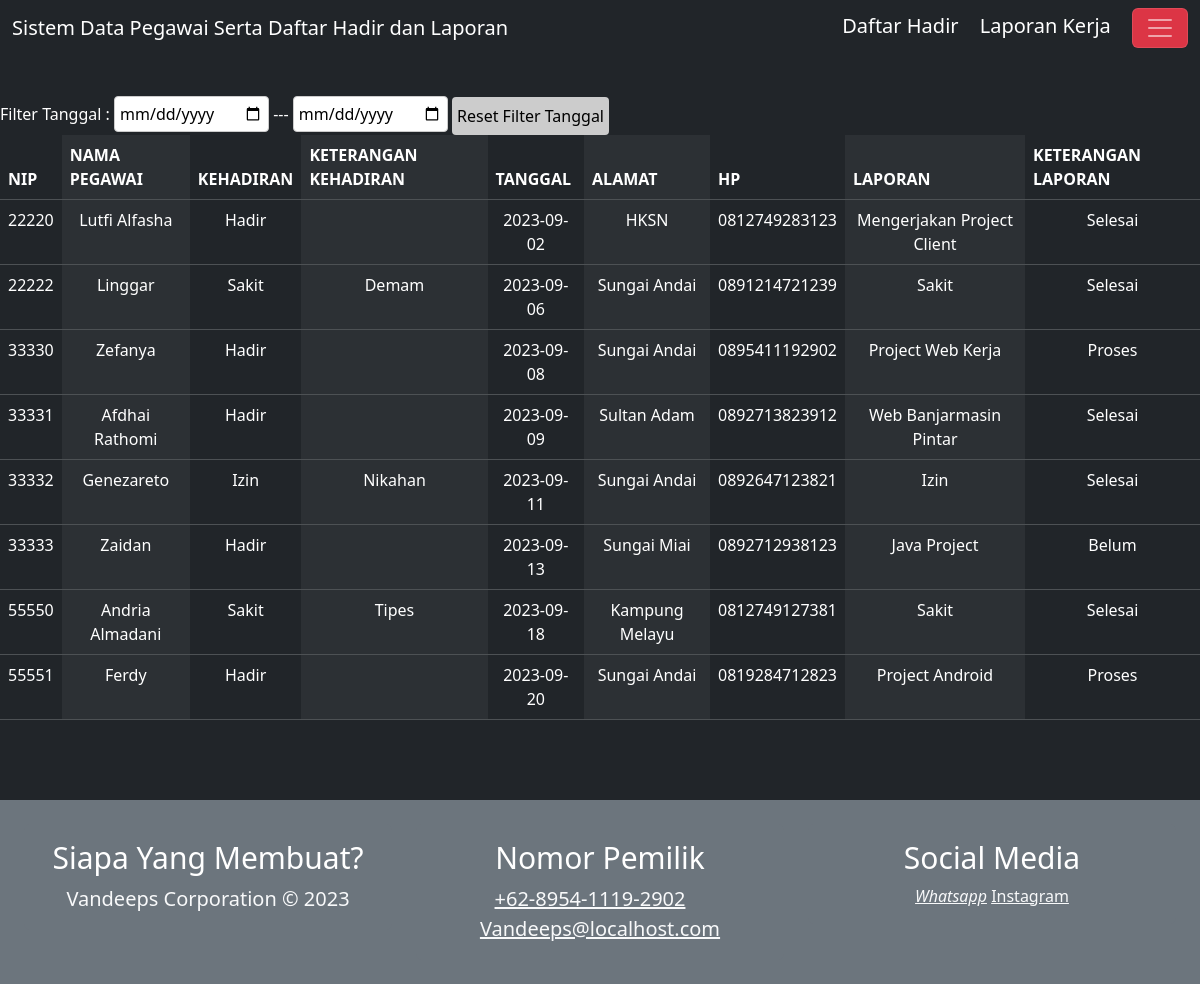
The page / on the database its author committed.
### tables this page shows
CREATE TABLE `data_karyawan` (
  `NIP` varchar(16) NOT NULL,
  `nama` varchar(100) NOT NULL,
  `alamat` varchar(100) NOT NULL,
  `hp` varchar(16) NOT NULL
);

CREATE TABLE `tb_absen` (
  `No` int(10) NOT NULL,
  `NIP` varchar(16) NOT NULL,
  `absen` enum('Hadir','Sakit','Izin') NOT NULL,
  `tgl` date DEFAULT NULL,
  `Ket` varchar(100) NOT NULL
);

CREATE TABLE `lap_keg` (
  `Id_lap` int(11) NOT NULL,
  `NIP` varchar(100) NOT NULL,
  `laporan` varchar(100) NOT NULL,
  `ket` enum('Selesai','Proses','Belum') NOT NULL
);

### index.php (the view, shortened to what this page needs)
<?php
  include "./layouts/header.php";
  $sql = "SELECT data_karyawan.nip, data_karyawan.nama, tb_absen.absen,
          tb_absen.Ket,tb_absen.tgl, data_karyawan.alamat, data_karyawan.hp, lap_keg.laporan, lap_keg.ket
          FROM data_karyawan INNER JOIN tb_absen ON data_karyawan.NIP = tb_absen.NIP
                              INNER JOIN lap_keg ON data_karyawan.NIP = lap_keg.NIP ";
          $tanggalmulai = "";
          $tanggalakhir = "";
?>
<body style="display: grid; gap: 1rem; padding-top: 6rem">
<?php
  include "./layouts/navbar.php";
?>
<div>
<div>
  <label >Filter Tanggal : </label>
  <input type="date" name="tanggalmulai" id="tanggalmulai" onchange="handletanggalmulai(event)"
  value= "<?php echo $tanggalmulai ?>">
  <label >---</label>
  <input type="date" name="tanggalakhir" id="tanggalakhir" onchange="handletanggalakhir(event)"
  value= "<?php echo $tanggalakhir ?>">
  <button onclick="resetfiltertanggal()" class="btn btn-secondary">
     Reset Filter Tanggal
  </button>
</div>
<table class="table table-dark table-striped-columns"  align="right" bgcolor="gray">
  <thead bgcolor="gray">
        <tr>
          <th>NIP</th>
          <th>NAMA PEGAWAI</th>
          <th>KEHADIRAN</th>
          <th>KETERANGAN KEHADIRAN</th>
          <th>TANGGAL </th>
          <th>ALAMAT</th>
          <th>HP</th>
          <th>LAPORAN</th>
          <th>KETERANGAN LAPORAN</th>
        </tr>
  </thead>
  <tbody bgcolor="gray" style="text-align: center; width:80%; color:white;">
  <?php
        include "koneksi.php";
        $tampil = mysqli_query($koneksi, $sql);
        while ($row = mysqli_fetch_array($tampil)) {
            echo "<tr>
            <td>" . $row[0] . "</td>
            <td>" . $row[1] . "</td>
            <td>" . $row[2] . "</td>
            <td>" . $row[3] . "</td>
            <td>" . $row[4] . "</td>
            <td>" . $row[5] . "</td>
            <td>" . $row[6] . "</td>
            <td>" . $row[7] . "</td>
            <td>" . $row[8] . "</td>
        </tr>";
        }
  ?>
  </tbody>
</table>
</div>
<?php
  include "./layouts/footer.php";
?>

### style1.css (style rules this page uses)
*, html { margin: 0; padding: 0; }
body { background-color: #555; margin: 0; padding: 0; }
tBody { width: 80%; }

### style.css (style rules this page uses)
*, html { margin: 0; padding: 0; }
body { background-color: #555; margin: 0; padding: 0; }
tBody { width: 80%; }

### layouts/header.php (style rules this page uses)
table { width: 100%; padding: 10px; }
td { padding: 10px; vertical-align: top; }
button { padding: 8px 15px; background-color: #007bff; border: none; color: white; border-radius: 3px; cursor: pointer; }
body { background-color: #1f1f1f; color: #fff; }
table { width: 100%; border-collapse: collapse; }
table td { padding: 10px; }
body { background-image: url('mantap.png'); background-size:cover; background-position: center; background-repeat: repeat; }

### layouts/navbar.php (style rules this page uses)
label { font-size: 16px; }
input[type="date"] { padding: 5px 5px; border: 1px solid #ccc; border-radius: 4px; cursor: pointer; }
.btn-secondary { background-color: #ccc; color: black; border: none; border-radius: 4px; padding: 7px 5px; cursor: pointer; }

### rows shown on the page
data_karyawan: NIP "22220", nama "Lutfi Alfasha", tb_absen.absen "Hadir", tb_absen.tgl "2023-09-02", alamat "HKSN", hp "0812749283123", lap_keg.laporan "Mengerjakan Project Client", lap_keg.ket "Selesai"
data_karyawan: NIP "22222", nama "Linggar", tb_absen.absen "Sakit", tb_absen.Ket "Demam", tb_absen.tgl "2023-09-06", alamat "Sungai Andai", hp "0891214721239", lap_keg.laporan "Sakit", lap_keg.ket "Selesai"
data_karyawan: NIP "33330", nama "Zefanya", tb_absen.absen "Hadir", tb_absen.tgl "2023-09-08", alamat "Sungai Andai", hp "0895411192902", lap_keg.laporan "Project Web Kerja", lap_keg.ket "Proses"
data_karyawan: NIP "33331", nama "Afdhai Rathomi", tb_absen.absen "Hadir", tb_absen.tgl "2023-09-09", alamat "Sultan Adam", hp "0892713823912", lap_keg.laporan "Web Banjarmasin Pintar", lap_keg.ket "Selesai"
data_karyawan: NIP "33332", nama "Genezareto", tb_absen.absen "Izin", tb_absen.Ket "Nikahan", tb_absen.tgl "2023-09-11", alamat "Sungai Andai", hp "0892647123821", lap_keg.laporan "Izin", lap_keg.ket "Selesai"
data_karyawan: NIP "33333", nama "Zaidan", tb_absen.absen "Hadir", tb_absen.tgl "2023-09-13", alamat "Sungai Miai", hp "0892712938123", lap_keg.laporan "Java Project", lap_keg.ket "Belum"
data_karyawan: NIP "55550", nama "Andria Almadani", tb_absen.absen "Sakit", tb_absen.Ket "Tipes", tb_absen.tgl "2023-09-18", alamat "Kampung Melayu", hp "0812749127381", lap_keg.laporan "Sakit", lap_keg.ket "Selesai"
data_karyawan: NIP "55551", nama "Ferdy", tb_absen.absen "Hadir", tb_absen.tgl "2023-09-20", alamat "Sungai Andai", hp "0819284712823", lap_keg.laporan "Project Android", lap_keg.ket "Proses"
